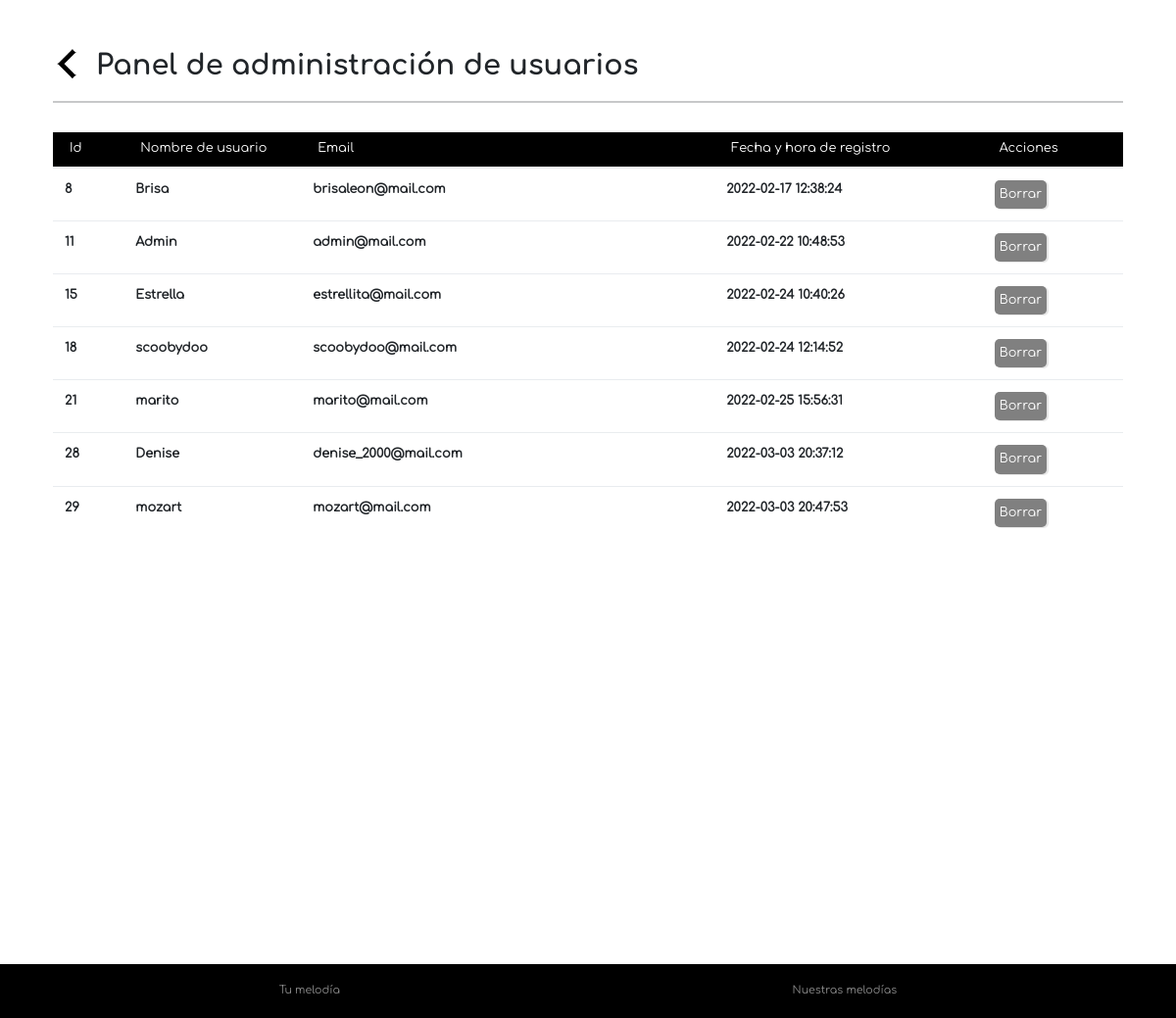
The page /adm_user.php (signed in) on the database its author committed.
### tables this page shows
CREATE TABLE `usuarios` (
  `Id` int(4) NOT NULL,
  `Nombre` varchar(15) NOT NULL DEFAULT '',
  `Clave` varchar(32) NOT NULL DEFAULT '',
  `Email` varchar(50) NOT NULL DEFAULT '',
  `Nota1` varchar(255) NOT NULL,
  `Nota2` varchar(255) NOT NULL,
  `Nota3` varchar(255) NOT NULL,
  `Nota4` varchar(255) NOT NULL,
  `Nota5` varchar(255) NOT NULL,
  `Nota6` varchar(255) NOT NULL,
  `Nota7` varchar(255) NOT NULL,
  `Nota8` varchar(255) NOT NULL,
  `Nota9` varchar(255) NOT NULL,
  `Nota10` varchar(255) NOT NULL,
  `Registro` datetime NOT NULL
);

### adm_user.php (the view, shortened to what this page needs)
<?php
include('accesoDB.php');
if(empty($_SESSION['usuario_nombre']))
{
    header("Location: acceso.php");
    die();
}
elseif($_SESSION['usuario_nombre'] != 'Admin')
{
    header("Location: index.php");
    die();
}
else
{
?>
<!DOCTYPE html>
<html lang="en">
    <head>
        <?php
        include("header.php");
        ?>
    </head>
    <body>
        <nav class="navbar navbar-expand-lg navbar-dark bg-black navbar-expand-sm navbar-expand-md fixed-bottom">
            <div class="container px-4 px-lg-5">
                <div class="collapse navbar-collapse" id="navbarResponsive">
                    <ul class="navbar-nav ml-auto">
                        <li class="nav-item"><a class="nav-link" href="index.php">Tu melodía</a></li>
                        <li class="nav-item"><a class="nav-link" href="mapa.php">Nuestras melodías</a></li>
                    </ul>
                </div>
            </div>
        </nav>
        <section>
            <div class="container px-4 px-lg-5">
                <div class="row gx-4 gx-lg-5">
                    <div class="col-lg-12">
                        <div class="dis-flex">
                            <a class="m-t-50" href="index.php"><img src="images/atras.png" alt="atras"></a>
                            <h1 class="m-l-10">Panel de administración de usuarios</h1>
                        </div>
                        <hr class="m-b-40">
                    <div id="tabla-wrapper">
                    <div id="tabla-scroll">
                    <table class="table">
                        <div id="para_pintar">
                        <thead>
                             <tr>
                                 <th><span class="fijo">Id</span></th>
                                 <th><span class="fijo">Nombre de usuario</span></th>
                                 <th><span class="fijo">Email</span></th>
                                 <th><span class="fijo">Fecha y hora de registro</span></th>
                                 <th><span class="fijo">Acciones</span></th>
                             </tr>
                         </thead>
                         <div>
                         <tbody>
                        <?php
                        $sql_users = "SELECT * FROM usuarios";
                        $resultado_users = $conexion->query($sql_users);
                        if ($resultado_users->num_rows > 0)
                        {
                            while($fila = $resultado_users->fetch_assoc())
                            {
                                $num=$fila['Id'];
                                echo "<tr>";
                                echo "<th>".$fila['Id']."</th>";
                                echo "<th>".$fila['Nombre']."</th>";
                                echo "<th>".$fila['Email']."</th>";
                                echo "<th>".$fila['Registro']."</th>";
                                echo "<th>
                                      <form id='form".$num."' action='adm_user.php' method='post'>
                                      <input class='btn_tabla'  type='button' name='borrar_user".$num."' id='borrar_user".$num."' value='Borrar' onclick='confirmar(".$num.")'>
                                      </form>
                                      </th>";
                                echo "<tr>";
                            }
                        }
                        ?>
                    </tbody>
                    </table>
                    </div>
                    </div>
                    </div>
                </div>
            </div>
        </section>
    </body>
</html>
<?php
}
?>

### header.php (shortened to what this page needs)
<link rel="stylesheet" type="text/css" href="vendor/bootstrap/css/bootstrap.min.css">
<link rel="stylesheet" type="text/css" href="vendor/animate/animate.css">
<link rel="stylesheet" type="text/css" href="vendor/css-hamburgers/hamburgers.min.css">
<link rel="stylesheet" type="text/css" href="vendor/animsition/css/animsition.min.css">
<link rel="stylesheet" type="text/css" href="vendor/select2/select2.min.css">
<link rel="stylesheet" type="text/css" href="vendor/daterangepicker/daterangepicker.css">
<link href="css/styles.css" rel="stylesheet" />

### rows shown on the page
usuarios: Id "8", Nombre "Brisa", Email "brisaleon@mail.com", Registro "2022-02-17 12:38:24"
usuarios: Id "11", Nombre "Admin", Email "admin@mail.com", Registro "2022-02-22 10:48:53"
usuarios: Id "15", Nombre "Estrella", Email "estrellita@mail.com", Registro "2022-02-24 10:40:26"
usuarios: Id "18", Nombre "scoobydoo", Email "scoobydoo@mail.com", Registro "2022-02-24 12:14:52"
usuarios: Id "21", Nombre "marito", Email "marito@mail.com", Registro "2022-02-25 15:56:31"
usuarios: Id "28", Nombre "Denise", Email "denise_2000@mail.com", Registro "2022-03-03 20:37:12"
usuarios: Id "29", Nombre "mozart", Email "mozart@mail.com", Registro "2022-03-03 20:47:53"
